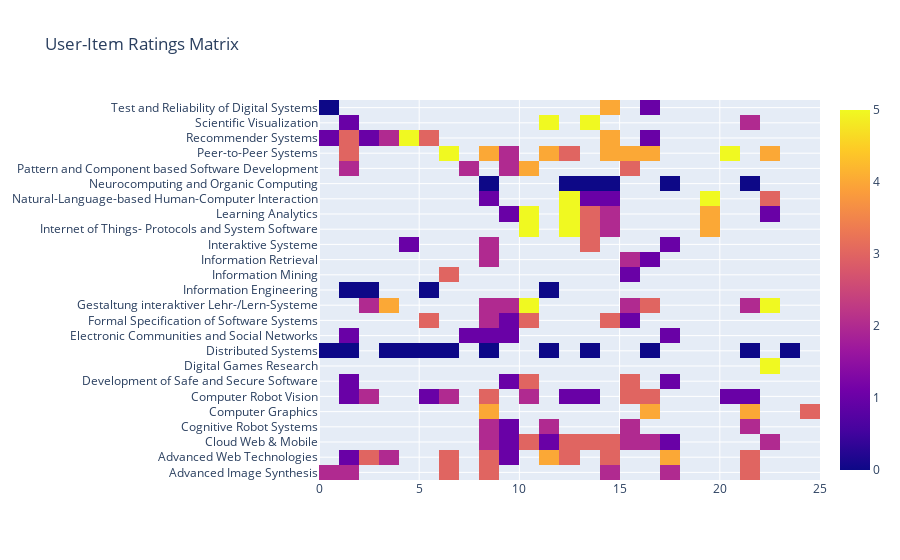

Notebook code for this chart:
### Code cell
fig_hmap = go.Figure(data=go.Heatmap(
                   z=list_useritem,
                   x=list(course_matrix.index),
                   y=list(course_matrix.columns),
                   hoverongaps = False))
fig_hmap.update_layout(title='User-Item Ratings Matrix')

### Figure 1 — Plotly figure (JSON) as saved in the notebook; plotly's stock layout.template omitted (floating-point values rounded to 4 significant figures; data arrays with more than 128 entries replaced by an {"elided": "..."} marker saying what was removed)
{"data": [{"hoverongaps": false, "type": "heatmap", "x": [0, 1, 2, 3, 4, 5, 6, 7, 8, 9, 10, 11, 12, 13, 14, 15, 16, 17, 18, 19, 20, 21, 22, 23, 24, 25, 26, 27, 28, 29, 30], "y": ["Advanced Image Synthesis", "Advanced Web Technologies", "Cloud Web & Mobile", "Cognitive Robot Systems", "Computer Graphics", "Computer Robot Vision", "Development of Safe and Secure Software", "Digital Games Research", "Distributed Systems", "Electronic Communities and Social Networks", "Formal Specification of Software Systems", "Gestaltung interaktiver Lehr-/Lern-Systeme", "Information Engineering", "Information Mining", "Information Retrieval", "Interaktive Systeme", "Internet of Things- Protocols and System Software", "Learning Analytics", "Natural-Language-based Human-Computer Interaction", "Neurocomputing and Organic Computing", "Pattern and Component based Software Development", "Peer-to-Peer Systems", "Recommender Systems", "Scientific Visualization", "Test and Reliability of Digital Systems"], "z": {"elided": "31x25 int values"}}], "layout": {"title": {"text": "User-Item Ratings Matrix"}}}
